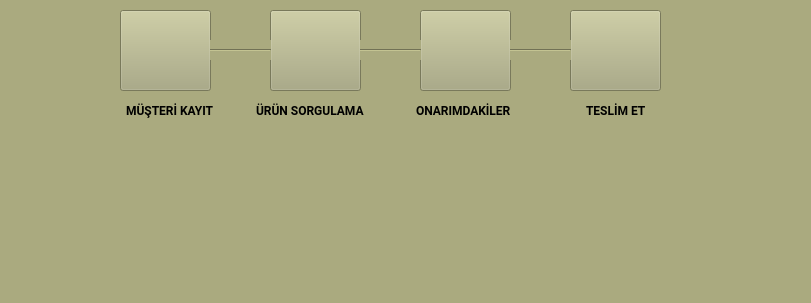
<?xml version="1.0" encoding="UTF-8"?>
<ui version="4.0">
 <class>MainWindow</class>
 <widget class="QMainWindow" name="MainWindow">
  <property name="geometry">
   <rect>
    <x>0</x>
    <y>0</y>
    <width>811</width>
    <height>303</height>
   </rect>
  </property>
  <property name="windowTitle">
   <string>Teknik Servis</string>
  </property>
  <property name="windowIcon">
   <iconset resource="icon.qrc">
    <normaloff>:/newPrefix/ikon/computer.png</normaloff>:/newPrefix/ikon/computer.png</iconset>
  </property>
  <property name="styleSheet">
   <string notr="true">
background-color: rgb(170, 170, 127);</string>
  </property>
  <widget class="QWidget" name="centralwidget">
   <widget class="QLabel" name="label">
    <property name="geometry">
     <rect>
      <x>160</x>
      <y>160</y>
      <width>571</width>
      <height>91</height>
     </rect>
    </property>
    <property name="text">
     <string/>
    </property>
    <property name="pixmap">
     <pixmap resource="icon.qrc">:/newPrefix/ikon/cooltext472695298741495.png</pixmap>
    </property>
    <property name="scaledContents">
     <bool>true</bool>
    </property>
   </widget>
   <widget class="QLabel" name="label_2">
    <property name="geometry">
     <rect>
      <x>50</x>
      <y>160</y>
      <width>81</width>
      <height>91</height>
     </rect>
    </property>
    <property name="text">
     <string/>
    </property>
    <property name="pixmap">
     <pixmap resource="icon.qrc">:/newPrefix/ikon/computer.png</pixmap>
    </property>
    <property name="scaledContents">
     <bool>true</bool>
    </property>
   </widget>
   <widget class="QPushButton" name="pushButton">
    <property name="geometry">
     <rect>
      <x>120</x>
      <y>10</y>
      <width>91</width>
      <height>81</height>
     </rect>
    </property>
    <property name="styleSheet">
     <string notr="true">color: rgb(0, 170, 0);
image: url(:/newPrefix/ikon/people.png);
</string>
    </property>
    <property name="text">
     <string/>
    </property>
   </widget>
   <widget class="QPushButton" name="pushButton_2">
    <property name="geometry">
     <rect>
      <x>270</x>
      <y>10</y>
      <width>91</width>
      <height>81</height>
     </rect>
    </property>
    <property name="styleSheet">
     <string notr="true">image: url(:/newPrefix/ikon/searching.png);</string>
    </property>
    <property name="text">
     <string/>
    </property>
   </widget>
   <widget class="QPushButton" name="pushButton_3">
    <property name="geometry">
     <rect>
      <x>420</x>
      <y>10</y>
      <width>91</width>
      <height>81</height>
     </rect>
    </property>
    <property name="styleSheet">
     <string notr="true">image: url(:/newPrefix/ikon/computer.png);</string>
    </property>
    <property name="text">
     <string/>
    </property>
    <property name="shortcut">
     <string/>
    </property>
    <property name="checkable">
     <bool>false</bool>
    </property>
    <property name="default">
     <bool>false</bool>
    </property>
    <property name="flat">
     <bool>false</bool>
    </property>
   </widget>
   <widget class="QPushButton" name="pushButton_4">
    <property name="geometry">
     <rect>
      <x>570</x>
      <y>10</y>
      <width>91</width>
      <height>81</height>
     </rect>
    </property>
    <property name="styleSheet">
     <string notr="true">
image: url(:/newPrefix/ikon/responsible.png);</string>
    </property>
    <property name="text">
     <string/>
    </property>
   </widget>
   <widget class="QLabel" name="label_3">
    <property name="geometry">
     <rect>
      <x>120</x>
      <y>100</y>
      <width>101</width>
      <height>21</height>
     </rect>
    </property>
    <property name="font">
     <font>
      <family>Roboto</family>
      <pointsize>9</pointsize>
      <weight>75</weight>
      <bold>true</bold>
      <stylestrategy>PreferAntialias</stylestrategy>
     </font>
    </property>
    <property name="toolTipDuration">
     <number>-1</number>
    </property>
    <property name="text">
     <string>MÜŞTERİ KAYIT</string>
    </property>
    <property name="textFormat">
     <enum>Qt::AutoText</enum>
    </property>
    <property name="scaledContents">
     <bool>true</bool>
    </property>
    <property name="indent">
     <number>6</number>
    </property>
   </widget>
   <widget class="QLabel" name="label_4">
    <property name="geometry">
     <rect>
      <x>250</x>
      <y>100</y>
      <width>121</width>
      <height>21</height>
     </rect>
    </property>
    <property name="font">
     <font>
      <family>Roboto</family>
      <pointsize>9</pointsize>
      <weight>75</weight>
      <bold>true</bold>
      <stylestrategy>PreferAntialias</stylestrategy>
     </font>
    </property>
    <property name="toolTipDuration">
     <number>-1</number>
    </property>
    <property name="text">
     <string>ÜRÜN SORGULAMA</string>
    </property>
    <property name="textFormat">
     <enum>Qt::AutoText</enum>
    </property>
    <property name="scaledContents">
     <bool>true</bool>
    </property>
    <property name="indent">
     <number>6</number>
    </property>
   </widget>
   <widget class="QLabel" name="label_5">
    <property name="geometry">
     <rect>
      <x>410</x>
      <y>100</y>
      <width>101</width>
      <height>21</height>
     </rect>
    </property>
    <property name="font">
     <font>
      <family>Roboto</family>
      <pointsize>9</pointsize>
      <weight>75</weight>
      <bold>true</bold>
      <stylestrategy>PreferAntialias</stylestrategy>
     </font>
    </property>
    <property name="toolTipDuration">
     <number>-1</number>
    </property>
    <property name="text">
     <string>ONARIMDAKİLER</string>
    </property>
    <property name="textFormat">
     <enum>Qt::AutoText</enum>
    </property>
    <property name="scaledContents">
     <bool>true</bool>
    </property>
    <property name="indent">
     <number>6</number>
    </property>
   </widget>
   <widget class="QLabel" name="label_6">
    <property name="geometry">
     <rect>
      <x>580</x>
      <y>100</y>
      <width>101</width>
      <height>21</height>
     </rect>
    </property>
    <property name="font">
     <font>
      <family>Roboto</family>
      <pointsize>9</pointsize>
      <weight>75</weight>
      <bold>true</bold>
      <stylestrategy>PreferAntialias</stylestrategy>
     </font>
    </property>
    <property name="toolTipDuration">
     <number>-1</number>
    </property>
    <property name="text">
     <string>TESLİM ET</string>
    </property>
    <property name="textFormat">
     <enum>Qt::AutoText</enum>
    </property>
    <property name="scaledContents">
     <bool>true</bool>
    </property>
    <property name="indent">
     <number>6</number>
    </property>
   </widget>
   <widget class="Line" name="line">
    <property name="geometry">
     <rect>
      <x>210</x>
      <y>40</y>
      <width>61</width>
      <height>20</height>
     </rect>
    </property>
    <property name="orientation">
     <enum>Qt::Horizontal</enum>
    </property>
   </widget>
   <widget class="Line" name="line_2">
    <property name="geometry">
     <rect>
      <x>360</x>
      <y>40</y>
      <width>61</width>
      <height>20</height>
     </rect>
    </property>
    <property name="orientation">
     <enum>Qt::Horizontal</enum>
    </property>
   </widget>
   <widget class="Line" name="line_3">
    <property name="geometry">
     <rect>
      <x>510</x>
      <y>40</y>
      <width>61</width>
      <height>20</height>
     </rect>
    </property>
    <property name="orientation">
     <enum>Qt::Horizontal</enum>
    </property>
   </widget>
   <widget class="QLabel" name="label_7">
    <property name="geometry">
     <rect>
      <x>490</x>
      <y>260</y>
      <width>301</width>
      <height>21</height>
     </rect>
    </property>
    <property name="text">
     <string/>
    </property>
    <property name="pixmap">
     <pixmap resource="icon.qrc">:/newPrefix/ikon/cooltext472942123166566.png</pixmap>
    </property>
   </widget>
  </widget>
  <widget class="QMenuBar" name="menubar">
   <property name="geometry">
    <rect>
     <x>0</x>
     <y>0</y>
     <width>811</width>
     <height>21</height>
    </rect>
   </property>
  </widget>
 </widget>
 <resources>
  <include location="icon.qrc"/>
 </resources>
 <connections/>
</ui>
